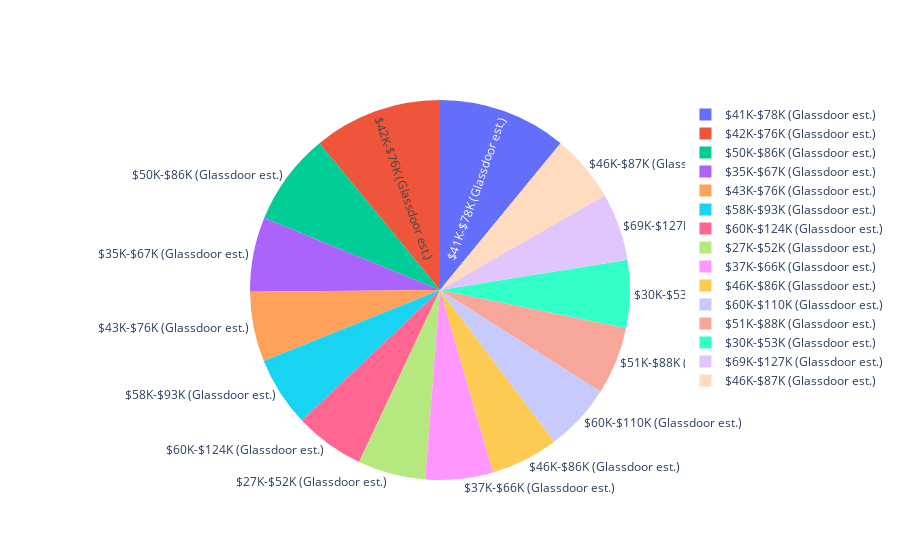

Write notebook code for a chart like this one.
### Code cell
labels = detail['Salary Estimate'].value_counts()[:15].index
values = detail['Salary Estimate'].value_counts()[:15].values

plt.figure(figsize=(10,10))
fig = go.Figure(data=[go.Pie(labels=labels, textinfo='label', values=values)])
fig.show()

### Figure 1 — Plotly figure (JSON) as saved in the notebook; plotly's stock layout.template omitted (floating-point values rounded to 4 significant figures)
{"data": [{"labels": ["$41K-$78K (Glassdoor est.)", "$42K-$76K (Glassdoor est.)", "$50K-$86K (Glassdoor est.)", "$35K-$67K (Glassdoor est.)", "$43K-$76K (Glassdoor est.)", "$58K-$93K (Glassdoor est.)", "$60K-$124K (Glassdoor est.)", "$27K-$52K (Glassdoor est.)", "$37K-$66K (Glassdoor est.)", "$46K-$86K (Glassdoor est.)", "$60K-$110K (Glassdoor est.)", "$51K-$88K (Glassdoor est.)", "$30K-$53K (Glassdoor est.)", "$69K-$127K (Glassdoor est.)", "$46K-$87K (Glassdoor est.)"], "textinfo": "label", "type": "pie", "values": [57, 57, 41, 33, 31, 31, 31, 30, 30, 30, 30, 30, 30, 30, 30]}], "layout": {}}
